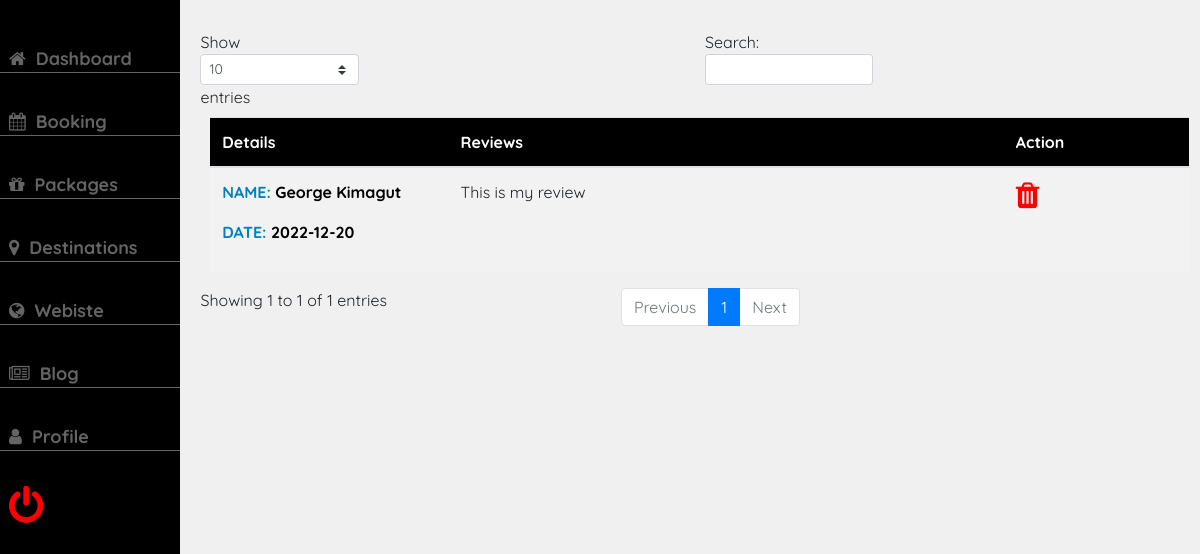
/mPanel/reviews.php (signed in), run on the app's committed database.
### tables this page shows
CREATE TABLE `reviews` (
  `review_id` int(200) NOT NULL,
  `email` text NOT NULL,
  `review` text NOT NULL,
  `time` date NOT NULL DEFAULT current_timestamp()
);

### mPanel/reviews.php (the view, shortened to what this page needs)
<!DOCTYPE html>
<html lang="en">
<head>
  <link rel="stylesheet" href="https://cdn.jsdelivr.net/npm/bootstrap@4.3.1/dist/css/bootstrap.min.css">
    <link rel="stylesheet"href="namna/namna.css?v=<?php echo time();?>">
    <link rel="stylesheet" href="https://cdnjs.cloudflare.com/ajax/libs/font-awesome/4.7.0/css/font-awesome.min.css">
    <link rel="stylesheet"href="namna/namna.css?v=<?php echo time();?>">
</head>
<body>
<div class="nav-bar">
    <ul>
    <li><a href="home.php"><i class="fa fa-home" aria-hidden="true" aria-hidden="true"></i> Dashboard</a></li>
        <li><a href="application.php"><i class="fa fa-calendar" aria-hidden="true" ></i> Booking</a></li>
        <li><a href="package.php"><i class="fa fa-gift" aria-hidden="true" aria-hidden="true"></i> Packages</a></li>
        <li><a href="destination.php"><i class="fa fa-map-marker" aria-hidden="true" aria-hidden="true"></i> Destinations</a></li>
        <li class="main-menu"><a href="website.php"><i class="fa fa-globe" aria-hidden="true"></i> Webiste</a></li>
        <li class="main-menu"><a href="blog.php"><i class="fa fa-newspaper-o" aria-hidden="true"></i> Blog</a></li>
        <li><a href="profile.php"><i class="fa fa-user" aria-hidden="true" aria-hidden="true"></i> Profile</a></li>
        <li><form action="log.php"><button type="submit"name="logout"style="border:0;background-color:transparent"><i class="fa fa-power-off" aria-hidden="true"style="font-size:40px;color:red;"></i></button></form></li>
    </ul>
   </div>
   <div class="panel">
    <div class="review_panel">
   <table id="tbl-application" class="table table-striped" style="width:100%">
        <thead>
              <tr>
                <th style="width:25%;">Details</th>
                <th style="width:55%">Reviews</th>
                <th>Action</th>
              </tr>
          </thead>
          <tbody>
          <?php
            include('connect.php');
            $selectCat="select * from reviews";
            $result=$conn->query($selectCat);
            while($row=mysqli_fetch_assoc($result)){
              ?>
            <tr>
              <td>
                <P>NAME: <span><?php echo $row['email'];?></span></p>
                <P>DATE: <span><?php echo $row['time'];?></span></p>
            </td>
              <td><?php echo $row['review'];?></td>
              <td><i class="fa fa-trash pointer btn-delete-review" aria-hidden="true" style="font-size:30px;color:red"></i></td>
            </tr>
            <?php
          }
          ?>
          </tbody>
        </table>
        </div>
    </div>
</body>
</html>

### mPanel/namna/namna.css (style rules this page uses)
* { padding: 0; margin: 0; font-family: 'Quicksand', sans-serif; }
html { scroll-behavior: smooth; }
body { background-color: rgb(240,240,240); }
li { list-style: none; }
a { text-decoration: none; }
.nav-bar { float: left; width: 15%; background-color: #000; height: 100vh; float:left; position:fixed; }
.pointer { cursor:pointer; }
.nav-bar ul { margin-top: 10px; }
table thead tr { background-color: #000; color:#FFFFFF; font-weight: bold; }
.nav-bar a { color: rgb(100,100,100); font-size: 18px; transition: 0.5s ease-in-out; font-weight:bolder; text-decoration: none; }
.nav-bar .fa { margin-right:5px; }
.nav-bar li { padding-top: 35px; padding-left: 5%; border-bottom:1px solid rgb(100, 100, 100); }
.nav-bar li:last-child { border-bottom:0; }
.panel { float: left; width: 85%; margin-top: 30px; margin-left:15%; }
button { margin-bottom: 10px; }
table { margin-left:2%; background-color: #FFFFFF; margin-left:1%; }

### mPanel/reviews.php (style rules this page uses)
.review_panel { width:96%; margin-left:2%; }
.review_panel table p { font-weight:bold; color:rgb(0,130,189); }
.review_panel table p span { color:#000; }

### data on the page
reviews: email "George Kimagut", time "2022-12-20", review "This is my review"
